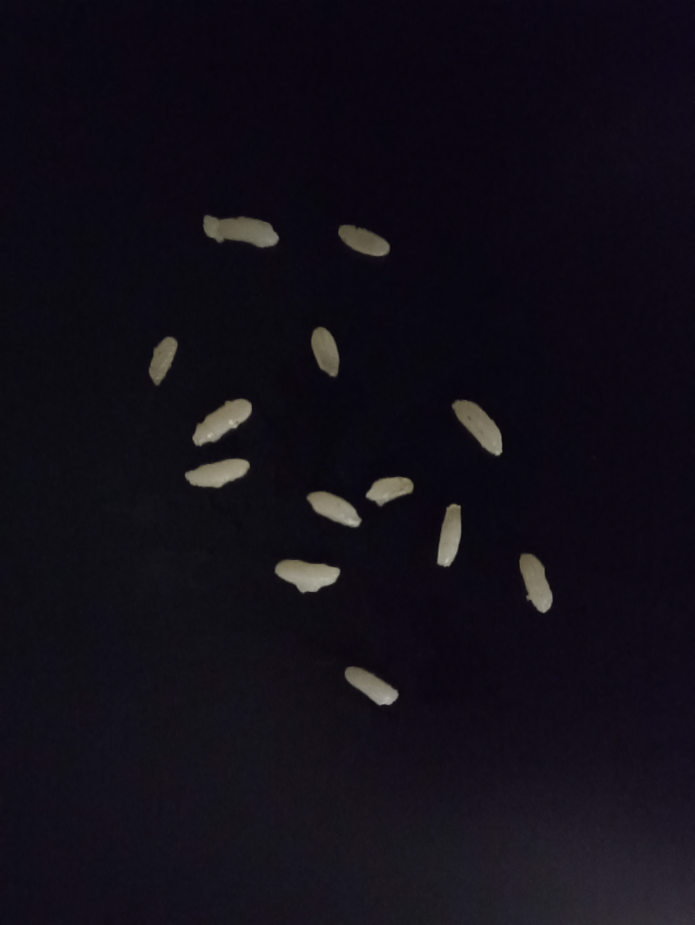
#> input picture Odev3/pirinc2.jpg, 3472 x 4624 px (shown at 1/5 size)
$ python main.py
#> lines starting #> are read from the running program, lines starting #| are printed output that depends on the picture; after the words box and inside, x2 and y2 are one past the last pixel; in counts of white or black regions, pixels touching at a corner belong together
import cv2
import matplotlib.pyplot as plt

foto = cv2.imread("pirinc2.jpg",0)
#> foto: shape (4624, 3472); min 2, max 190, mean 16.4
foto_boyut = cv2.resize(foto, (500, 700))
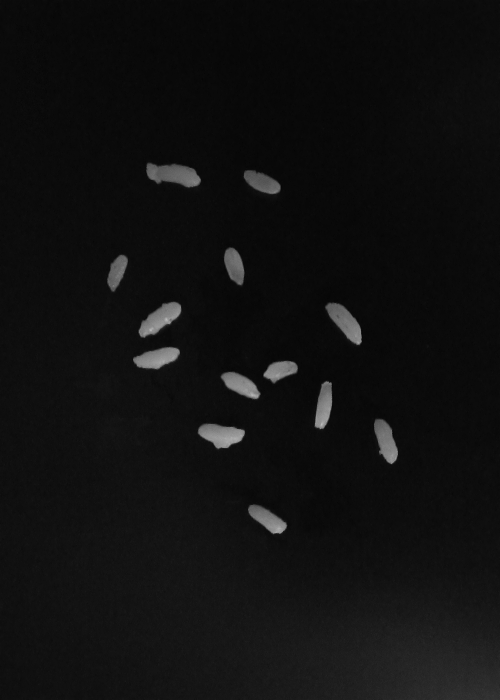
#> foto_boyut: shape (700, 500); min 5, max 187, mean 16.3
#cv2.imshow("pirinc", foto_boyut)
#cv2.waitKey(0)

esikleme = cv2.inRange(foto_boyut, 70, 257)
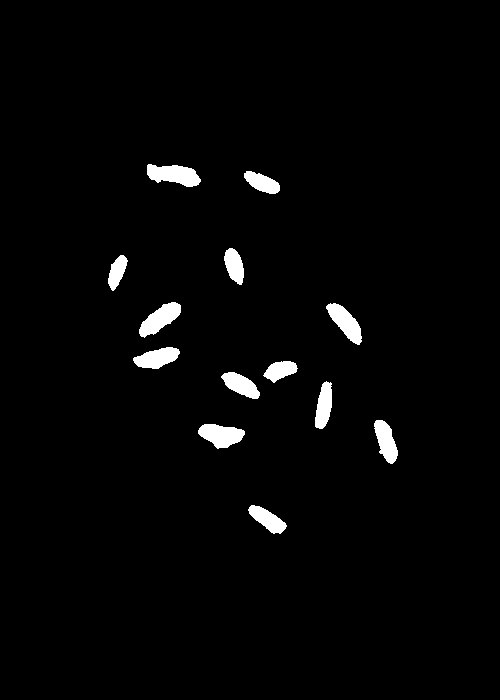
#> esikleme: shape (700, 500); 2.3% white; 13 white regions
cv2.imshow("esikleme",esikleme)
cv2.waitKey()

(cnt, hierarchy) = cv2.findContours(esikleme, cv2.RETR_EXTERNAL, cv2.CHAIN_APPROX_NONE)
#> cnt = 13 contours; largest, box (x1, y1, x2, y2) and area: (147, 164, 201, 187) 778, (198, 424, 245, 449) 721, (139, 302, 181, 338) 718, (326, 303, 362, 345) 679, (133, 347, 180, 369) 617
rgb = cv2.cvtColor(esikleme, cv2.COLOR_BGR2RGB)
#> rgb: shape (700, 500, 3); 2.3% white; 13 white regions, largest, box (x1, y1, x2, y2) and area: (147, 164, 201, 187) 841, (198, 424, 245, 449) 773, (139, 302, 181, 338) 770
cv2.drawContours(rgb, cnt, -1, (0, 255, 0), 2)
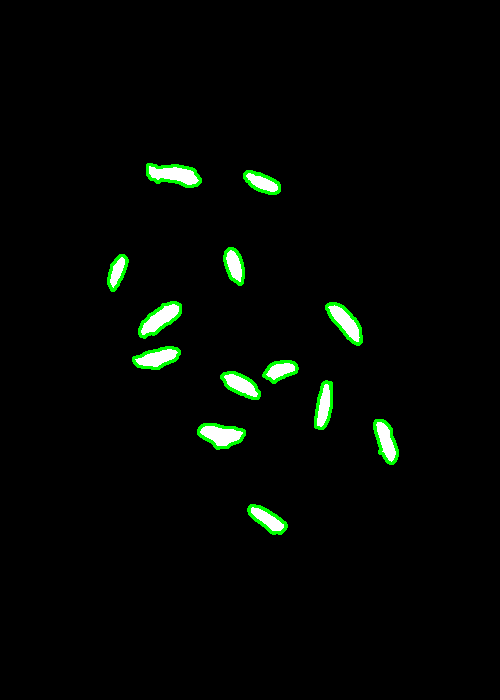
#> rgb: shape (700, 500, 3); mean R, G, B 3.8, 7.2, 3.8

plt.imshow(rgb)

print("resimdeki pirinç sayısı : ", len(cnt))
#| resimdeki pirinç sayısı :  13
